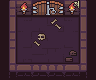

Rendered tile map (Tiled .tmx) drawn with the repository's tilesets; below, a short description and the full map source, tile grids included:
An orthogonal 6x5 tile map with 16x16 px tiles, 3 tile layers (Floor, Tile Layer 2, Tile Layer 3) and 2 objects.

<map version="1.10" tiledversion="1.11.0" orientation="orthogonal" renderorder="right-down" width="6" height="5" tilewidth="16" tileheight="16" infinite="0" nextlayerid="5" nextobjectid="4">
 <tileset firstgid="1" source="Dungeon_Tileset.tsx" />
 <layer id="1" name="Floor" width="6" height="5">
  <data encoding="csv">
1,2,18,19,5,6,
11,12,13,14,15,16,
21,22,23,24,25,26,
31,32,33,34,35,36,
41,42,43,44,45,46
</data>
 </layer>
 <layer id="2" name="Tile Layer 2" width="6" height="5">
  <data encoding="csv">
0,91,67,68,91,0,
0,0,0,69,0,0,
0,0,0,0,0,0,
0,0,0,0,60,0,
0,0,0,0,0,0
</data>
 </layer>
 <layer id="3" name="Tile Layer 3" width="6" height="5">
  <data encoding="csv">
0,0,0,0,66,0,
0,0,0,0,0,0,
0,0,78,0,0,0,
0,0,0,0,0,0,
0,0,0,0,0,0
</data>
 </layer>
 <objectgroup id="4" name="Collader">
  <object id="2" x="0" y="0">
   <polygon points="0,0 0,80 96,80 96,0 80,0 80,64 16,64 16,0" />
  </object>
  <object id="3" x="16" y="16">
   <polygon points="0,0 64,0 64,-16 0,-16" />
  </object>
 </objectgroup>
</map>
